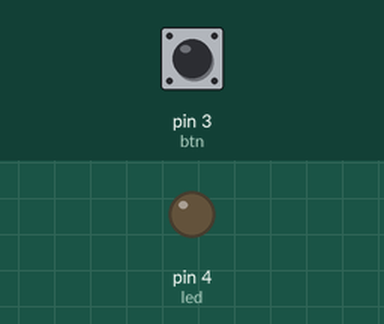
Simulated run of this sketch. Board: Arduino Uno, built with avr-gcc and run on an emulated ATmega328P. On the bench: output pins drawn as LEDs (lit = HIGH). The inputs (shaded band) are chosen by the test bench; at power-on: pin 3 (btn) LOW.

Above: at 1.2 s.
1.3 s: pin 3 (btn) pulled HIGH for 0.15 s
At 2.6 s:
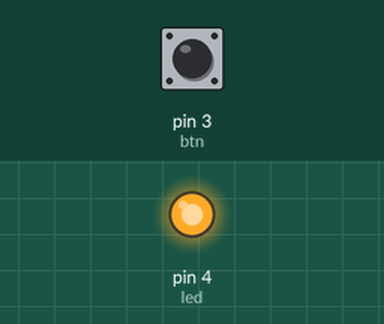
2.9 s: pin 3 (btn) pulled HIGH for 1 s
At 5.1 s:
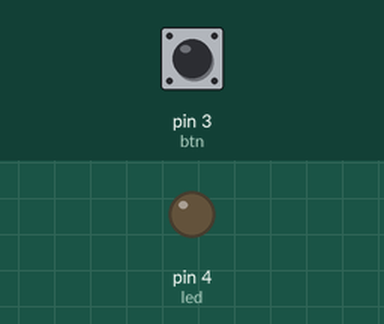
5.4 s: pin 3 (btn) pulled HIGH for 3.2 s
At 8.9 s:
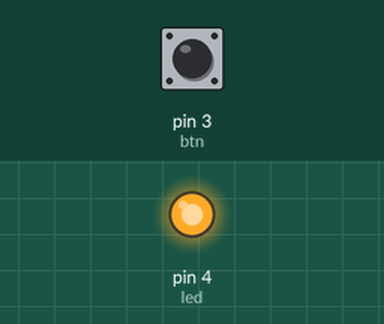
Timing chart, 0 to 10.4 s (numbered marks = the images above; inputs shaded):
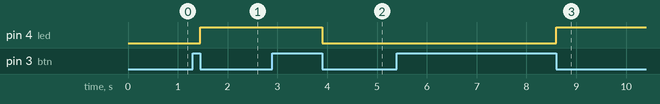

Measured:
- after the input at 1.3 s, pin 4 (led): LOW → HIGH after 0.15 s
- after the input at 2.9 s, pin 4 (led): HIGH → LOW after 1.0 s
- after the input at 5.4 s, pin 4 (led): LOW → HIGH after 3.2 s

The sketch:

aula06_3.ino
```cpp
#define led 4
#define btn 3
//codigo refeito com sucesso
int ac=0;
int lib=0;

void clicado(void);
void mudaestado(void);

void setup() {
  // put your setup code here, to run once:
  pinMode(led,OUTPUT);
  pinMode(btn,INPUT);
}

void loop() {
  // put your main code here, to run repeatedly:
  clicado();
}
void clicado(){
  if(digitalRead(btn)==HIGH){
    ac=1;
    lib=0;
  }else{
    lib=1;
  }
  if((ac==1) and (lib==1)){
    mudaestado();
  }
}
void mudaestado(){
  if(digitalRead(led)==HIGH){
    digitalWrite(led,LOW);
    ac=0;
    lib=0;
  }
  else{
    digitalWrite(led,HIGH);
    ac=0;
    lib=0;
  }
}
```
